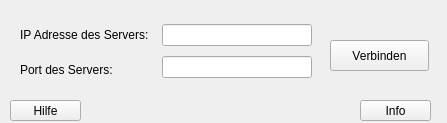
<?xml version="1.0" encoding="UTF-8"?>
<ui version="4.0">
 <class>Verbindungsaufbau</class>
 <widget class="QWidget" name="Verbindungsaufbau">
  <property name="geometry">
   <rect>
    <x>0</x>
    <y>0</y>
    <width>447</width>
    <height>123</height>
   </rect>
  </property>
  <property name="windowTitle">
   <string>Verbinden</string>
  </property>
  <widget class="QPushButton" name="btnVerbinden">
   <property name="geometry">
    <rect>
     <x>330</x>
     <y>40</y>
     <width>99</width>
     <height>31</height>
    </rect>
   </property>
   <property name="text">
    <string>Verbinden</string>
   </property>
  </widget>
  <widget class="QWidget" name="layoutWidget">
   <property name="geometry">
    <rect>
     <x>20</x>
     <y>20</y>
     <width>292</width>
     <height>64</height>
    </rect>
   </property>
   <layout class="QHBoxLayout" name="horizontalLayout">
    <item>
     <layout class="QVBoxLayout" name="verticalLayout">
      <item>
       <widget class="QLabel" name="label">
        <property name="text">
         <string>IP Adresse des Servers: </string>
        </property>
       </widget>
      </item>
      <item>
       <widget class="QLabel" name="label_2">
        <property name="text">
         <string>Port des Servers:             </string>
        </property>
       </widget>
      </item>
     </layout>
    </item>
    <item>
     <layout class="QVBoxLayout" name="verticalLayout_2">
      <item>
       <widget class="QLineEdit" name="edtIP">
        <property name="maxLength">
         <number>15</number>
        </property>
       </widget>
      </item>
      <item>
       <widget class="QLineEdit" name="edtPort">
        <property name="text">
         <string/>
        </property>
        <property name="maxLength">
         <number>5</number>
        </property>
       </widget>
      </item>
     </layout>
    </item>
   </layout>
  </widget>
  <widget class="QPushButton" name="btnInfo">
   <property name="geometry">
    <rect>
     <x>360</x>
     <y>100</y>
     <width>71</width>
     <height>21</height>
    </rect>
   </property>
   <property name="text">
    <string>Info</string>
   </property>
  </widget>
  <widget class="QPushButton" name="btnHilfe">
   <property name="geometry">
    <rect>
     <x>10</x>
     <y>100</y>
     <width>71</width>
     <height>21</height>
    </rect>
   </property>
   <property name="text">
    <string>Hilfe</string>
   </property>
  </widget>
 </widget>
 <tabstops>
  <tabstop>edtIP</tabstop>
  <tabstop>edtPort</tabstop>
  <tabstop>btnVerbinden</tabstop>
 </tabstops>
 <resources/>
 <connections/>
</ui>
